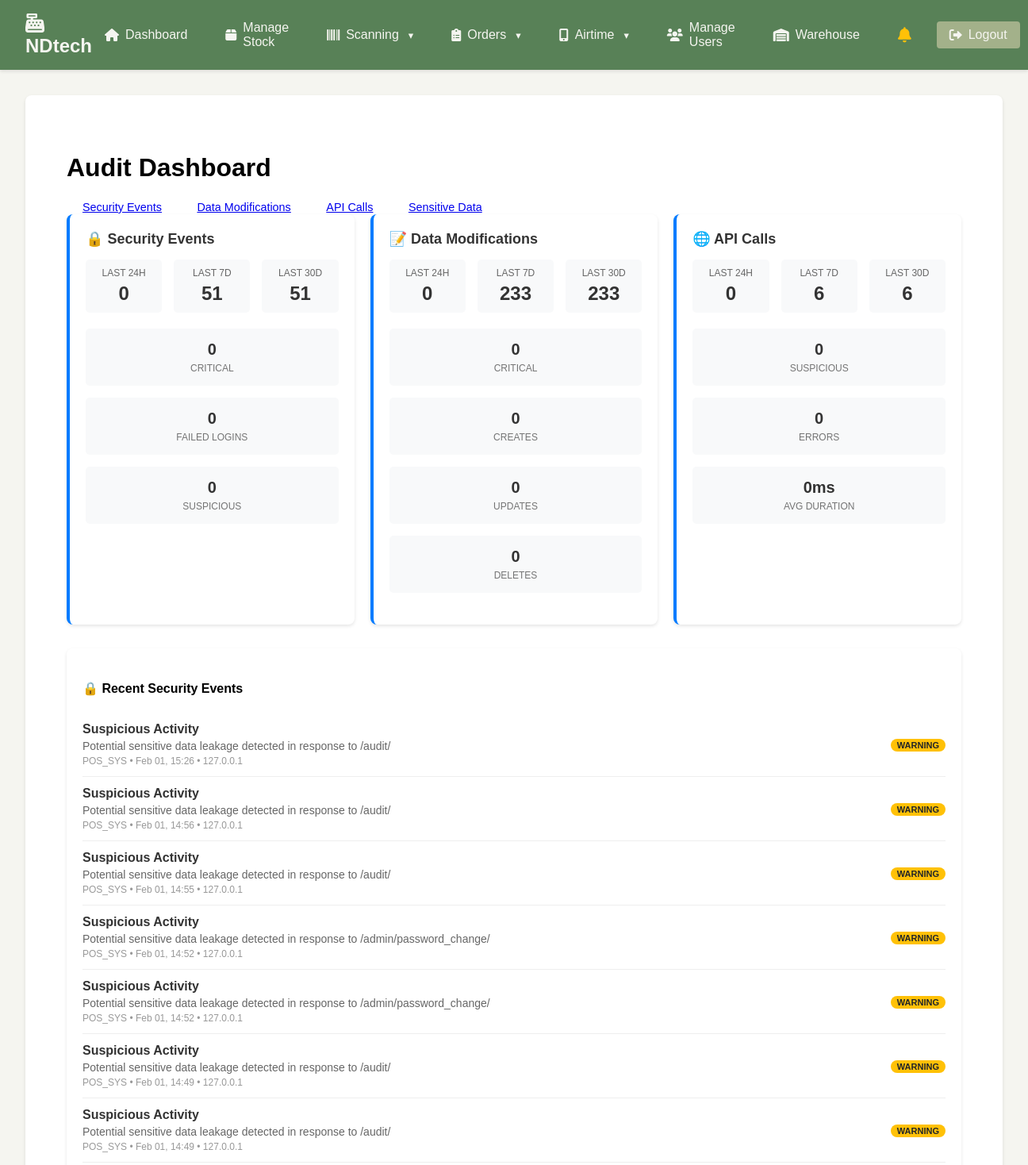
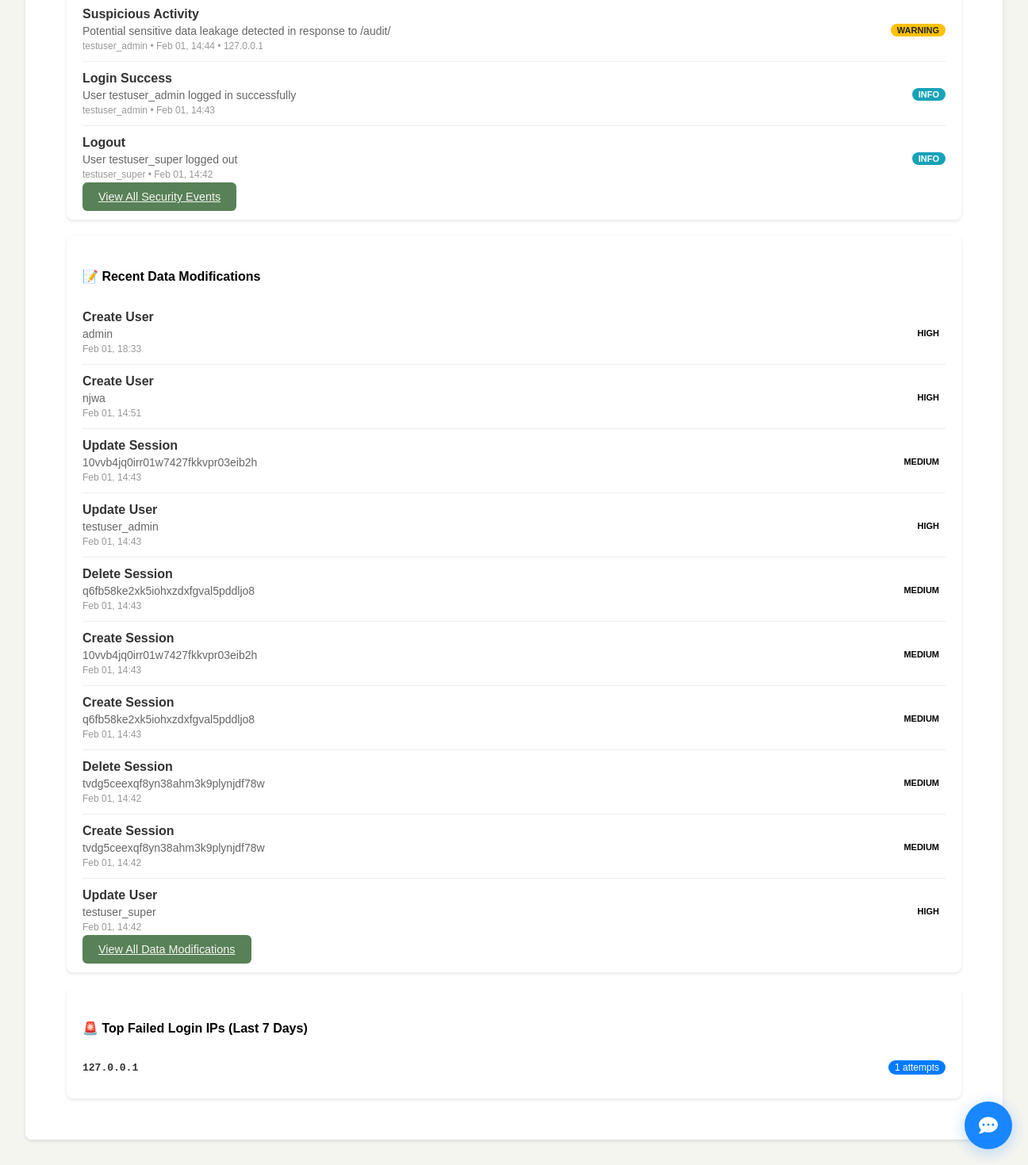
The page /audit/ (signed in) on the database as committed earlier (2 pictures, top to bottom).
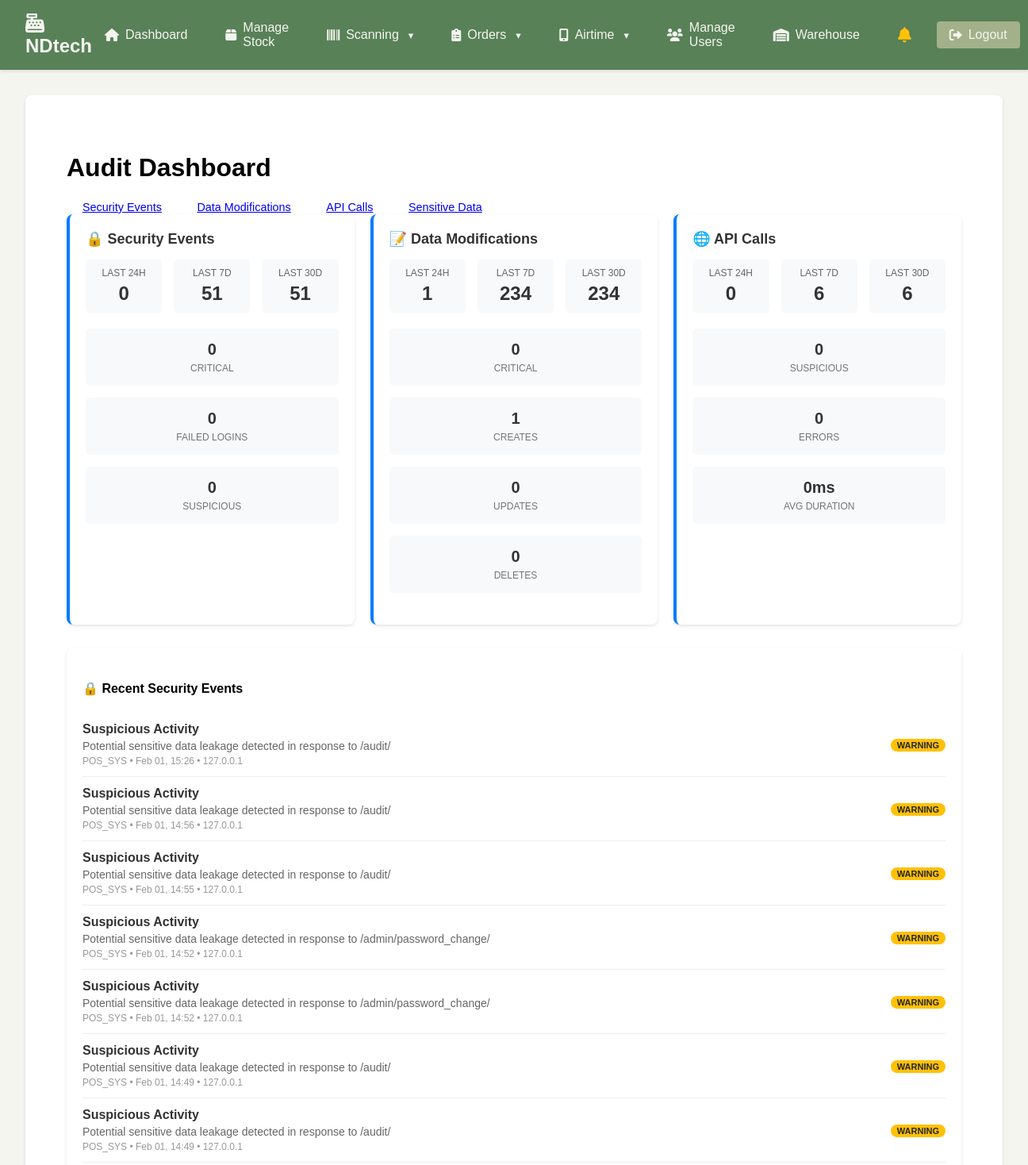
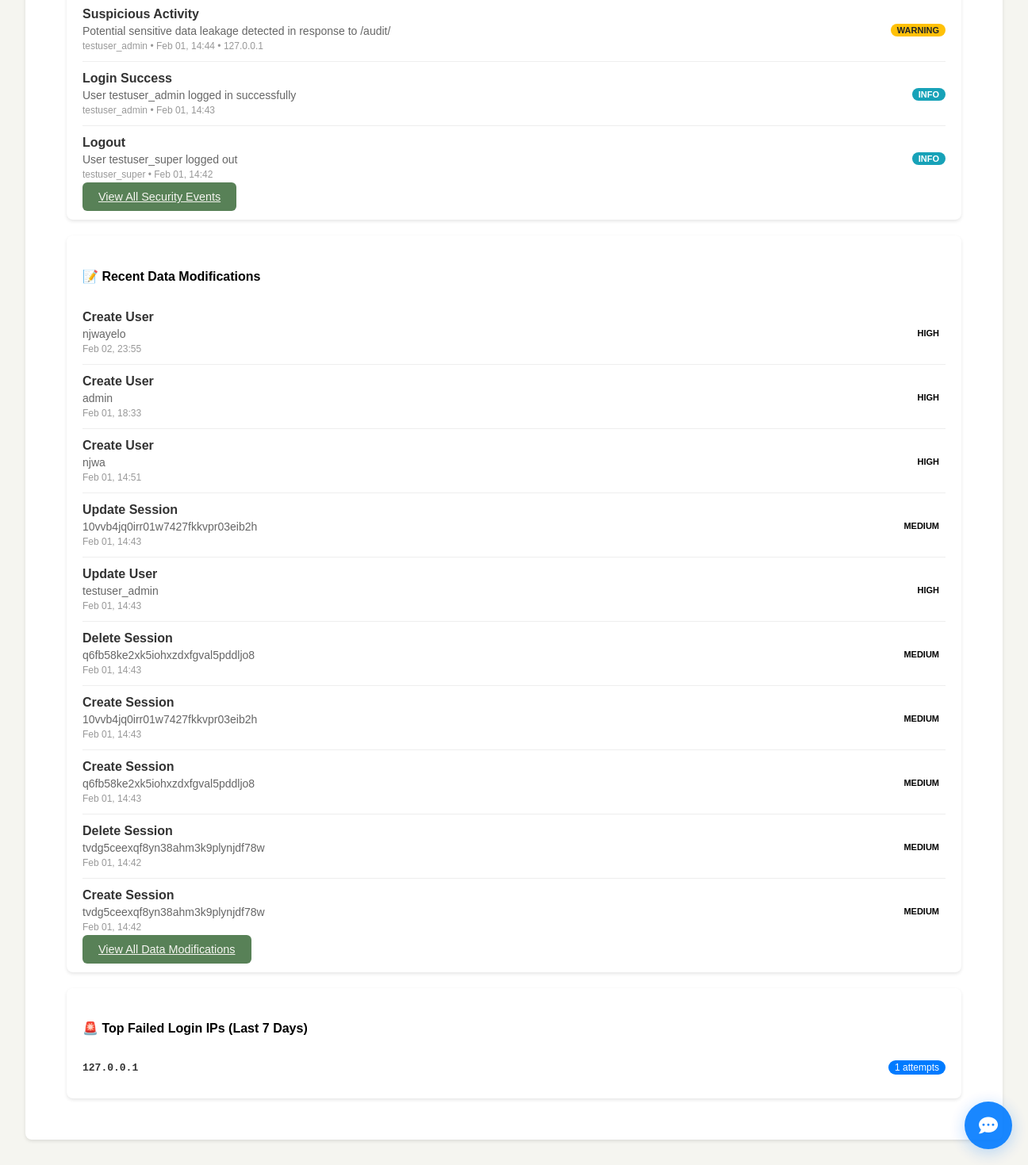
The same page on the database as committed later (2 pictures, top to bottom).
### nano/models.py (models this page shows, shortened)
class SecurityAuditLog(models.Model):
    EVENT_TYPES = [
        ('login_success', 'Login Success'),
        ('login_failed', 'Login Failed'),
        ('logout', 'Logout'),
        ('password_change', 'Password Change'),
        ('password_reset', 'Password Reset'),
        ('account_locked', 'Account Locked'),
        ('account_unlocked', 'Account Unlocked'),
        ('permission_change', 'Permission Change'),
        ('role_change', 'Role Change'),
        ('2fa_enabled', '2FA Enabled'),
        ('2fa_disabled', '2FA Disabled'),
        ('2fa_failed', '2FA Failed'),
        ('suspicious_activity', 'Suspicious Activity'),
        ('brute_force_detected', 'Brute Force Detected'),
        ('session_hijack', 'Session Hijack Attempt'),
    ]
    SEVERITY_LEVELS = [
        ('info', 'Information'),
        ('warning', 'Warning'),
        ('error', 'Error'),
        ('critical', 'Critical'),
    ]
    user = models.ForeignKey(User, on_delete=models.SET_NULL, null=True, blank=True, related_name='security_logs')
    event_type = models.CharField(max_length=30, choices=EVENT_TYPES)
    severity = models.CharField(max_length=10, choices=SEVERITY_LEVELS, default='info')
    description = models.TextField()
    ip_address = models.GenericIPAddressField(null=True, blank=True)
    user_agent = models.TextField(blank=True)
    username_attempted = models.CharField(max_length=150, blank=True, help_text="Username used in login attempt")
    country = models.CharField(max_length=100, blank=True)
    city = models.CharField(max_length=100, blank=True)
    session_key = models.CharField(max_length=40, blank=True)
    request_data = models.JSONField(default=dict)
    response_data = models.JSONField(default=dict)
    detection_method = models.CharField(max_length=50, blank=True, help_text="How this event was detected")
    confidence_score = models.DecimalField(max_digits=3, decimal_places=2, null=True, blank=True)
    is_resolved = models.BooleanField(default=False)
    resolved_by = models.ForeignKey(User, on_delete=models.SET_NULL, null=True, blank=True, related_name='resolved_security_logs')
    resolved_at = models.DateTimeField(null=True, blank=True)
    resolution_notes = models.TextField(blank=True)
    created_at = models.DateTimeField(auto_now_add=True)
    class Meta:
        ordering = ['-created_at']
        indexes = [
            models.Index(fields=['event_type', 'severity', 'created_at']),
            models.Index(fields=['user', 'created_at']),
            models.Index(fields=['ip_address', 'created_at']),
            models.Index(fields=['is_resolved', 'created_at']),
        ]

class DataModificationLog(models.Model):
    ACTION_TYPES = [
        ('create', 'Create'),
        ('update', 'Update'),
        ('delete', 'Delete'),
        ('bulk_create', 'Bulk Create'),
        ('bulk_update', 'Bulk Update'),
        ('bulk_delete', 'Bulk Delete'),
    ]
    SENSITIVITY_LEVELS = [
        ('low', 'Low'),
        ('medium', 'Medium'),
        ('high', 'High'),
        ('critical', 'Critical'),
    ]
    user = models.ForeignKey(User, on_delete=models.SET_NULL, null=True, blank=True, related_name='data_modification_logs')
    action_type = models.CharField(max_length=15, choices=ACTION_TYPES)
    sensitivity = models.CharField(max_length=10, choices=SENSITIVITY_LEVELS, default='medium')
    content_type = models.CharField(max_length=100)  # Model name
    object_id = models.PositiveIntegerField(null=True, blank=True)
    object_repr = models.CharField(max_length=200, blank=True)
    changed_fields = models.JSONField(default=dict, help_text="Fields that were changed with old/new values")
    ip_address = models.GenericIPAddressField(null=True, blank=True)
    user_agent = models.TextField(blank=True, default='')
    request_method = models.CharField(max_length=10, blank=True, default='')
    request_url = models.URLField(blank=True, default='')
    old_values = models.JSONField(default=dict, help_text="Object state before modification")
    new_values = models.JSONField(default=dict, help_text="Object state after modification")
    reason = models.TextField(blank=True, help_text="Reason for modification")
    batch_id = models.CharField(max_length=50, blank=True, help_text="ID for batch operations")
    created_at = models.DateTimeField(auto_now_add=True)
    class Meta:
        ordering = ['-created_at']
        indexes = [
            models.Index(fields=['content_type', 'action_type', 'created_at']),
            models.Index(fields=['user', 'created_at']),
            models.Index(fields=['sensitivity', 'created_at']),
            models.Index(fields=['batch_id', 'created_at']),
        ]

### nano/views_audit_dashboard.py (the view)
# urls.py: path('audit/', views_audit_dashboard.audit_dashboard, name='audit_dashboard'),
@login_required
@user_passes_test(is_admin_or_manager)
def audit_dashboard(request):
    now = timezone.now()
    last_24h = now - timedelta(hours=24)
    last_7d = now - timedelta(days=7)
    last_30d = now - timedelta(days=30)
    security_events_24h = SecurityAuditLog.objects.filter(created_at__gte=last_24h)
    security_events_7d = SecurityAuditLog.objects.filter(created_at__gte=last_7d)
    security_events_30d = SecurityAuditLog.objects.filter(created_at__gte=last_30d)
    security_summary = {
        'last_24h': {
            'total': security_events_24h.count(),
            'critical': security_events_24h.filter(severity='critical').count(),
            'failed_logins': security_events_24h.filter(event_type='login_failed').count(),
            'suspicious': security_events_24h.filter(event_type='suspicious_activity').count(),
        },
        'last_7d': {
            'total': security_events_7d.count(),
            'critical': security_events_7d.filter(severity='critical').count(),
            'failed_logins': security_events_7d.filter(event_type='login_failed').count(),
            'suspicious': security_events_7d.filter(event_type='suspicious_activity').count(),
        },
        'last_30d': {
            'total': security_events_30d.count(),
            'critical': security_events_30d.filter(severity='critical').count(),
            'failed_logins': security_events_30d.filter(event_type='login_failed').count(),
            'suspicious': security_events_30d.filter(event_type='suspicious_activity').count(),
        }
    }
    data_mods_24h = DataModificationLog.objects.filter(created_at__gte=last_24h)
    data_mods_7d = DataModificationLog.objects.filter(created_at__gte=last_7d)
    data_mods_30d = DataModificationLog.objects.filter(created_at__gte=last_30d)
    data_mod_summary = {
        'last_24h': {
            'total': data_mods_24h.count(),
            'critical': data_mods_24h.filter(sensitivity='critical').count(),
            'creates': data_mods_24h.filter(action_type='create').count(),
            'updates': data_mods_24h.filter(action_type='update').count(),
            'deletes': data_mods_24h.filter(action_type='delete').count(),
        },
        'last_7d': {
            'total': data_mods_7d.count(),
            'critical': data_mods_7d.filter(sensitivity='critical').count(),
            'creates': data_mods_7d.filter(action_type='create').count(),
            'updates': data_mods_7d.filter(action_type='update').count(),
            'deletes': data_mods_7d.filter(action_type='delete').count(),
        },
        'last_30d': {
            'total': data_mods_30d.count(),
            'critical': data_mods_30d.filter(sensitivity='critical').count(),
            'creates': data_mods_30d.filter(action_type='create').count(),
            'updates': data_mods_30d.filter(action_type='update').count(),
            'deletes': data_mods_30d.filter(action_type='delete').count(),
        }
    }
    api_calls_24h = APICallLog.objects.filter(created_at__gte=last_24h)
    api_calls_7d = APICallLog.objects.filter(created_at__gte=last_7d)
    api_calls_30d = APICallLog.objects.filter(created_at__gte=last_30d)
    api_summary = {
        'last_24h': {
            'total': api_calls_24h.count(),
            'suspicious': api_calls_24h.filter(is_suspicious=True).count(),
            'errors': api_calls_24h.filter(status='error').count(),
            'avg_duration': api_calls_24h.aggregate(avg=Avg('duration_ms'))['avg'] or 0,
        },
        'last_7d': {
            'total': api_calls_7d.count(),
            'suspicious': api_calls_7d.filter(is_suspicious=True).count(),
            'errors': api_calls_7d.filter(status='error').count(),
            'avg_duration': api_calls_7d.aggregate(avg=Avg('duration_ms'))['avg'] or 0,
        },
        'last_30d': {
            'total': api_calls_30d.count(),
            'suspicious': api_calls_30d.filter(is_suspicious=True).count(),
            'errors': api_calls_30d.filter(status='error').count(),
            'avg_duration': api_calls_30d.aggregate(avg=Avg('duration_ms'))['avg'] or 0,
        }
    }
    recent_security = SecurityAuditLog.objects.select_related('user').order_by('-created_at')[:10]
    recent_data_mods = DataModificationLog.objects.select_related('user').order_by('-created_at')[:10]
    top_failed_ips = SecurityAuditLog.objects.filter(
        event_type='login_failed',
        created_at__gte=last_7d
    ).values('ip_address').annotate(
        count=Count('id')
    ).order_by('-count')[:10]
    context = {
        'security_summary': security_summary,
        'data_mod_summary': data_mod_summary,
        'api_summary': api_summary,
        'recent_security': recent_security,
        'recent_data_mods': recent_data_mods,
        'top_failed_ips': top_failed_ips,
        'page_title': 'Audit Dashboard',
    }
    return render(request, 'nano/audit_dashboard.html', context)

### nano/authentication.py (called while the page is built)
    def get_user(self, user_id):
        try:
            user = User.objects.get(pk=user_id)
            if not user.is_active:
                return None
            try:
                user_profile = UserProfile.objects.get(user=user)
                if not user_profile.is_active:
                    return None
            except UserProfile.DoesNotExist:
                pass
            return user
        except User.DoesNotExist:
            return None

### nano/views_audit_dashboard.py (called while the page is built)
def is_admin_or_manager(user):
    if not user.is_authenticated:
        return False
    try:
        profile = user.userprofile
        return profile.role in ['admin', 'manager', 'superuser']
    except UserProfile.DoesNotExist:
        return user.is_staff or user.is_superuser

### nano/templates/nano/audit_dashboard.html (shortened to what the changed rows need)
{% extends "nano/base.html" %}
{% load static %}
{% block content %}
<div class="audit-dashboard">
    <div class="d-flex justify-content-between align-items-center mb-4">
        <h1>Audit Dashboard</h1>
    </div>
    <div class="summary-cards">
        <div class="summary-card">
            <div class="time-ranges">
                <div class="range-item">
                    <div class="label">Last 24h</div>
                    <div class="value">{{ data_mod_summary.last_24h.total }}</div>
                </div>
                <div class="range-item">
                    <div class="label">Last 7d</div>
                    <div class="value">{{ data_mod_summary.last_7d.total }}</div>
                </div>
                <div class="range-item">
                    <div class="label">Last 30d</div>
                    <div class="value">{{ data_mod_summary.last_30d.total }}</div>
                </div>
            </div>
            <div class="stats-grid">
                <div class="stat-item">
                    <div class="stat-value">{{ data_mod_summary.last_24h.creates }}</div>
                    <div class="stat-label">Creates</div>
                </div>
            </div>
        </div>
    </div>
    <div class="row">
        <div class="col-md-6">
            <div class="recent-events">
                <ul class="event-list">
                    {% for event in recent_security %}
                    <li class="event-item">
                        <div class="event-info">
                            <div class="event-type">{{ event.get_event_type_display }}</div>
                            <div class="event-description">{{ event.description|truncatechars:80 }}</div>
                            <div class="event-meta">
                                {% if event.user %}{{ event.user.username }} • {% endif %}
                                {{ event.created_at|date:"M d, H:i" }}
                                {% if event.ip_address %} • {{ event.ip_address }}{% endif %}
                            </div>
                        </div>
                        <div>
                            <span class="event-severity severity-{{ event.severity }}">
                                {{ event.severity }}
                            </span>
                        </div>
                    </li>
                    {% empty %}
                    <li class="event-item">
                        <div class="event-info">
                            <div class="event-description">No recent security events</div>
                        </div>
                    </li>
                    {% endfor %}
                </ul>
            </div>
        </div>
        <div class="col-md-6">
            <div class="recent-events">
                <ul class="event-list">
                    {% for mod in recent_data_mods %}
                    <li class="event-item">
                        <div class="event-info">
                            <div class="event-type">{{ mod.get_action_type_display }} {{ mod.content_type }}</div>
                            <div class="event-description">{{ mod.object_repr|truncatechars:80 }}</div>
                            <div class="event-meta">
                                {{ mod.created_at|date:"M d, H:i" }}
                            </div>
                        </div>
                        <div>
                            <span class="event-severity severity-{{ mod.sensitivity }}">
                                {{ mod.sensitivity }}
                            </span>
                        </div>
                    </li>
                    {% empty %}
                    <li class="event-item">
                        <div class="event-info">
                            <div class="event-description">No recent data modifications</div>
                        </div>
                    </li>
                    {% endfor %}
                </ul>
            </div>
        </div>
    </div>
    {% if top_failed_ips %}
    <div class="row mt-4">
        <div class="col-12">
            <div class="top-ips">
                <ul class="ip-list">
                    {% for ip_data in top_failed_ips %}
                    <li class="ip-item">
                        <div class="ip-address">{{ ip_data.ip_address }}</div>
                        <div class="ip-count">{{ ip_data.count }} attempts</div>
                    </li>
                    {% endfor %}
                </ul>
            </div>
        </div>
    </div>
    {% endif %}
</div>
{% endblock %}

Rows that differ between the two databases and show on the page:
no longer on this page (row unchanged): DataModificationLog: action_type "Update", content_type "User", object_repr "testuser_super", created_at "Feb 01, 14:42", sensitivity "HIGH"
added DataModificationLog: action_type "Create", content_type "User", object_repr "njwayelo", created_at "Feb 02, 23:55", sensitivity "HIGH"
Other text that changed with them:
{{ data_mod_summary.last_24h.total }}: "0" → "1"
{{ data_mod_summary.last_7d.total }}: "233" → "234"
{{ data_mod_summary.last_30d.total }}: "233" → "234"
{{ data_mod_summary.last_24h.creates }}: "0" → "1"
